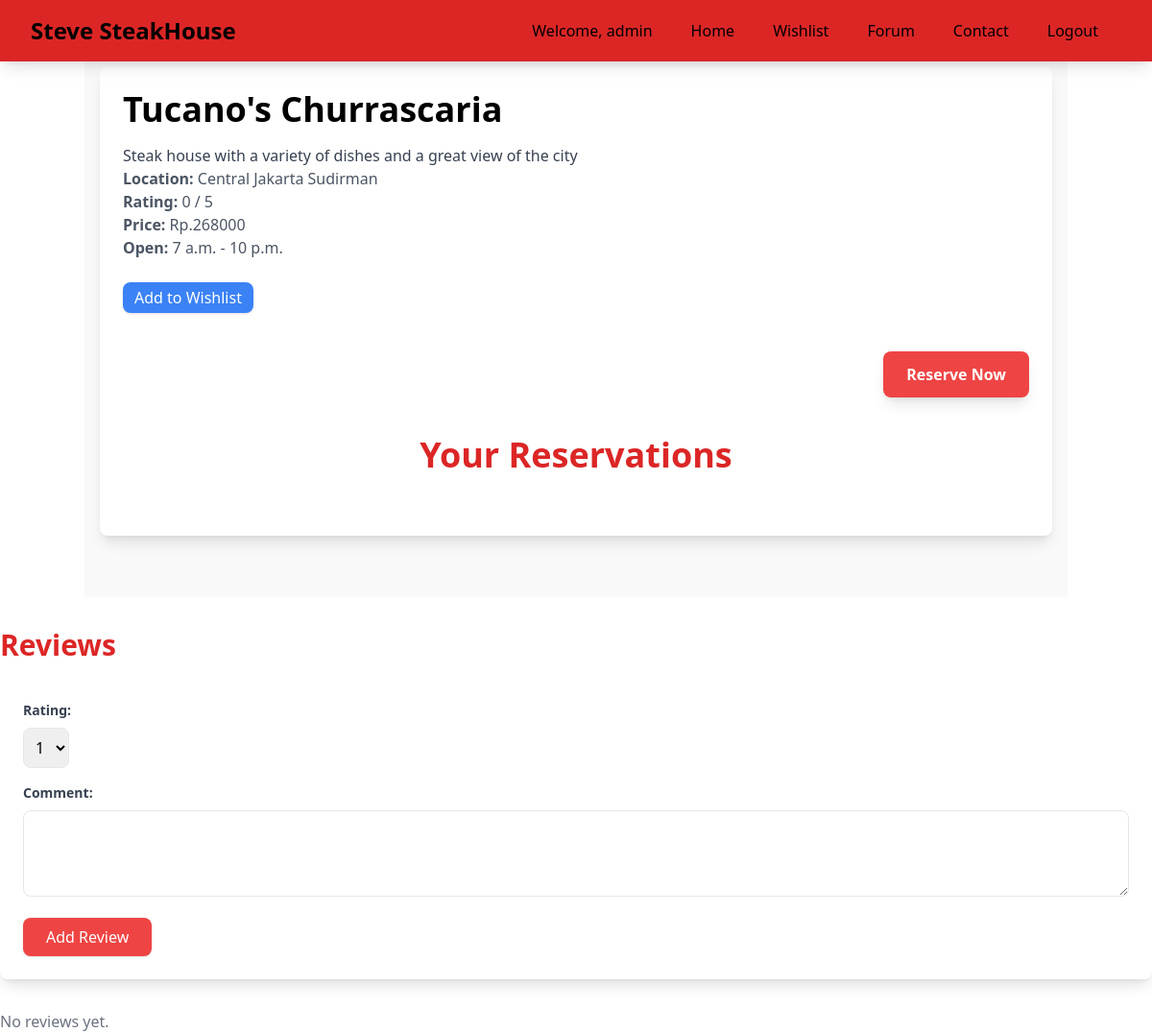
Screenshot of /steakhouse/1/ (signed in) with the database file from the repository.
### resto/models.py (models this page shows, shortened)
class Restaurant(models.Model):
    id = models.IntegerField(primary_key=True)
    name = models.CharField(max_length=100)
    price = models.IntegerField(validators=[MinValueValidator(1)])
    location = models.CharField(max_length=100)
    special_menu = models.CharField(max_length=100)
    rating = models.PositiveIntegerField(
        validators=[MinValueValidator(1), MaxValueValidator(5)], default = 0
    )
    description = models.TextField(default= "Steak house with a variety of dishes and a great view of the city")
    opening_time = models.TimeField(default="07:00:00")
    closing_time = models.TimeField(default = "22:00:00")

### main/views.py (the view)
# urls.py: path('steakhouse/<int:pk>/', steakhouse_page, name='steakhouse_page'),
@login_required(login_url='authentication:user_login')
def steakhouse_page(request, pk):
    steakhouse = get_object_or_404(Restaurant, id=pk)
    reviews = Review.objects.filter(restaurant=steakhouse)
    reservations = Reservation.objects.filter(user=request.user, restaurant=steakhouse)
    user_has_reviewed = False
    if request.user.is_authenticated:
        user_has_reviewed = Review.objects.filter(restaurant=steakhouse, user=request.user).exists()
    context = {
        'steakhouse': steakhouse,
        'reviews': reviews,
        'reservations': reservations,
        'user_has_reviewed': user_has_reviewed,
    }
    return render(request, 'main/steakhouse_page.html', context)

### main/templates/main/steakhouse_page.html (shortened to what this page needs)
{% extends 'base.html' %}  {% block content %} {% include 'navbar.html' %}
<div
  class="container mx-auto px-4 py-8"
  style="padding-top: 70px; background-color: #f9f9f9"
>
  <div class="mb-8 p-6 bg-white shadow-lg rounded-lg">
    <h1 class="text-4xl font-bold mb-4">{{ steakhouse.name }}</h1>
    <p class="text-gray-700">{{ steakhouse.description }}</p>
    <p class="text-gray-600">
      <strong>Location:</strong> {{ steakhouse.location }}
    </p>
    <p class="text-gray-600">
      <strong>Rating:</strong> {{ steakhouse.rating }} / 5
    </p>
    <p class="text-gray-600">
      <strong>Price:</strong> Rp.{{ steakhouse.price }}
    </p>
    <p class="text-gray-600">
      <strong>Open:</strong> {{ steakhouse.opening_time }} - {{ steakhouse.closing_time }}
    </p>
    <br />
    <div>
      {% if user.is_authenticated %}
      <button
        onclick="openWishlistModal({{ steakhouse.id }})"
        class="bg-blue-500 text-white px-3 py-1 rounded-lg shadow hover:bg-blue-600 transition"
      >
        Add to Wishlist
      </button>
      {% endif %}
    </div>
    <div class="mt-4 flex justify-end items-start">
      {% if user.is_authenticated %}
      <form
        action="{% url 'reservation:make_reservation' steakhouse.id %}"
        method="POST"
        class="space-y-6"
      >
        <button
          type="submit"
          class="bg-red-500 text-white font-semibold py-3 px-6 rounded-lg hover:bg-red-600 transition-all duration-300 shadow-lg focus:ring-4 focus:ring-red-300"
        >
          Reserve Now
        </button>
      </form>
      {% endif %}
    </div>
    {% if not reservations %}
    <p class="text-center text-lg text-gray-500 mt-10">
      No reservations found.
    </p>
    {% else %}
    <div class="container mx-auto max-w-2xl my-10">
      <h2 class="text-4xl font-extrabold mb-6 text-red-600 text-center">
        Your Reservations
      </h2>
      <div class="space-y-4">
        {% for reservation in reservations %}
        </div>
        {% endfor %}
      </div>
    </div>
    {% endif %}
  <div class="mt-8">
    <h2 class="text-3xl font-bold mb-4 text-red-600">Reviews</h2>
    {% if user.is_authenticated %} {% if not user_has_reviewed %}
    <form
      action="{% url 'resto_rating:add_review' steakhouse.id %}"
      method="POST"
      class="mb-8 p-6 bg-white shadow-lg rounded-lg"
    >
      <div class="mb-4">
        <label class="block text-gray-700 text-sm font-bold mb-2"
          >Rating:</label
        >
        <select name="rating" class="form-select border rounded-lg p-2">
          <option value="1">1</option>
        </select>
      </div>
      <div class="mb-4">
        <label class="block text-gray-700 text-sm font-bold mb-2"
          >Comment:</label
        >
        <textarea
          name="comment"
          class="form-textarea w-full border rounded-lg p-2"
          rows="3"
        ></textarea>
      </div>
      <button
        type="submit"
        class="bg-red-500 text-white px-6 py-2 rounded-lg shadow hover:bg-red-600 transition"
      >
        Add Review
      </button>
    </form>
    {% endif %} {% endif %}
    {% for review in reviews %}
    <div class="bg-white shadow-lg rounded-lg p-4 mb-4">
      <div class="flex justify-between items-center mb-2">
        <div>
          <span class="font-bold text-lg">{{ review.user.username }}</span>
          <span class="ml-2 text-yellow-500">
            {% for i in "12345" %} {% if i|add:0 <= review.rating %} ★ {% else
            %} ☆ {% endif %} {% endfor %}
          </span>
          <span class="text-gray-500"> ({{ review.rating }}/5)</span>
        </div>
        <div class="text-gray-500 text-sm">
          {{ review.created_at|date:"M d, Y" }}
        </div>
      </div>
      <p class="text-gray-700">{{ review.comment }}</p>
      {% if user == review.user or user.is_superuser %}
      <div class="mt-4 flex justify-end space-x-2">
        <button
          onclick="openEditModal({{ review.id }}, '{{ review.comment|escapejs }}', {{ review.rating }})"
          class="bg-red-500 text-white px-3 py-1 rounded-lg shadow hover:bg-red-600 transition"
        >
          Edit
        </button>
        <button
          onclick="openDeleteModal({{ review.id }})"
          class="bg-red-500 text-white px-3 py-1 rounded-lg shadow hover:bg-red-600 transition"
        >
          Delete
        </button>
      </div>
      {% endif %}
    </div>
    {% empty %}
    <p class="text-gray-500">No reviews yet.</p>
    {% endfor %}
  </div>
  {% endblock %}

### templates/base.html (shortened to what this page needs)
{% load static %}
<!DOCTYPE html>
<html lang="en">
  <head>
    <script
    src="https://cdn.tailwindcss.com">
        :root {
            --primary-red: #B22222;
            --cream: #F5F5DC;
        }</script>
    <link rel="stylesheet" href="/static/css/global.css">
  </head>
  <body>
    {% block content %} {% endblock content %}
  </body>
</html>

### templates/navbar.html (shortened to what this page needs)
<nav class="bg-red-600 shadow-lg fixed top-0 left-0 z-40 w-screen">
  <div class="max-w-7xl md-10 mx-auto px-4 sm:px-6 lg:px-8">
    <div class="flex items-center justify-between h-16">
      <div class="flex items-center">
        <h1 class="text-xl sm:text-2xl font-bold text-krem">Steve SteakHouse</h1>
      </div>
      <div class="hidden md:flex items-center">
        <span class="text-krem py-2 px-4 mr-2">Welcome, {{user}}</span>
        <a href="{% url 'main:main_page' %}" class="hover:bg-red-700 text-krem py-2 px-4 transition rounded duration-300 mr-2">
          Home
        </a>
        <a href="{% url 'wishlist:view_wishlists' %}" class="hover:bg-red-700 text-krem py-2 px-4 transition rounded duration-300 mr-2">
          Wishlist
        </a>
        <a href="{% url 'forum_diskusi:forum_index' %}" class="hover:bg-red-700 text-krem py-2 px-4 transition rounded duration-300 mr-2">
          Forum
        </a>
        <a href="/about" class="hover:bg-red-700 text-krem py-2 px-4 transition rounded duration-300 mr-2">
          Contact
        </a>
        <a href="{% url 'authentication:user_logout' %}" class="hover:bg-red-700 text-krem py-2 px-4 transition rounded duration-300 mr-2">
          Logout
        </a>
      </div>
    </div>
  </div>
</nav>

### static/css/global.css (style rules this page uses)
button { background-color: #e3342f; border: none; color: white; font-size: 1rem; font-weight: bold; padding: 12px 16px; border-radius: 5px; cursor: pointer; transition: background-color 0.3s ease, box-shadow 0.3s ease; }

### rows the page displays
Restaurant: name "Tucano's Churrascaria", description "Steak house with a variety of dishes and a great view of the city", location "Central Jakarta Sudirman", rating "0", price "268000", opening_time "7 a.m.", closing_time "10 p.m."

### other values shown
{{ user }} "admin"
